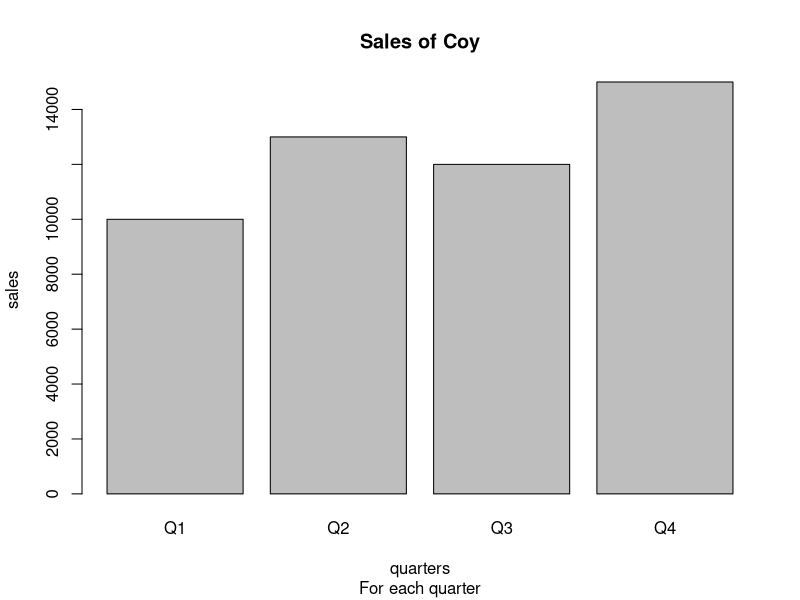

Generate this figure with R:
#Q1

qtr <- c('Q1','Q2','Q3','Q4') # quarters 
qtr
sales <- c(10000,13000,12000,15000)# sales
sales
df <- data.frame(qtr,sales, stringsAsFactors = F) # suitable data structure for the given data
df
#we will be using barplot for the given data
barplot(df$sales,names.arg=df$qtr,
        xlab='quarters',ylab='sales',main='Sales of Coy',sub='For each quarter')
df$qtr[df$sales>11000] # returns the quarters for which sales > 11000
df$sales[df$qtr=='Q3'] # returns the sales of quarter 3

#Q2

attendance <- factor(sample(c('A','P'), size=30, replace=T, prob = c(0.3,0.7))) #sample data is created
attendance
table(attendance)

#Q3

set.seed(1000)
data <- runif(50,30,100) # random data from uniform dist is created 
data
scores <- ceiling(matrix(data,nrow=10,byrow=T)) #data stored in matrix form
scores
colnames(scores) <- c(paste('P',1:5,sep='-'))
rownames(scores) <- c(paste('M',1:10,sep='-'))
scores
ceiling(colMeans(scores,1*5)) #Player-wise averages
ceiling(rowMeans(scores,1*10)) #Match-wise averages


#Q4

guests <- c('Achal','Apoorva','Lalit','Goldie') #'guests' vector
course <- c('BSc','LLB','MSc') #'course' vector
school <- c('Animation','Law','Data Science') #'school' vector
nos <- c(50,20,24) #'nos' vector
male <- c(25,10,12) #'male' vector
female <- c(25,10,12) #'female' vector
hosts <- data.frame(course,school,nos,male,female) #'nos', 'male', 'female' fused to 'hosts' dataframe
guests;hosts
amts <- c(100,300,400,500,230,500,200,150,400,700) #'amts' vector
bills <- matrix(amts,nrow=2,byrow=T) #'bills' matrix
rownames(bills) <- c('Food','Decorations')
colnames(bills) <- c(paste('B',1:5,sep='-'))
bills #matrix modified with lables 'Food', 'Decorations' and bill nos.
freshers <- list(guests=guests,hosts=hosts,bills=bills) #'freshers' list is created
freshers
rowSums(freshers$bills,1:2) #sum of 'Food' and 'Decorations'
males_among_hosts <- freshers$hosts$male
males_among_hosts #no. of males in each school/course
females_among_hosts <- freshers$hosts$female
females_among_hosts #no. of females in each schol/course
no_of_guests <- length(freshers$guests)
no_of_guests #no. of guests

#Q5

School <- c('DS', 'Law')
Courses <- c('Graduate', 'PG', 'Diploma')
Student <- c('S1','S2','S3','S4','S5')
set.seed(1234)
Scholarship <- ceiling(runif(30,1000,2000))
scharray <- array(Scholarship,c(5,3,2),list(Student,Courses,School))
scharray
str(scharray)
#Student 5th student of ds-pg course"
scharray[5,2,1]
#Student 1st sudent of law-dip course
scharray[1,3,2] 
#Average of all scholarship of students
#: School vs Course
ceiling(apply(scharray,c(2,3),mean))
#studentwise sum
apply(scharray,c(1),sum)
#Average of Student vs Courses
ceiling(apply(scharray,c(1,2),mean))
#coursewise sum
apply(scharray,c(2),sum)
#schoolwise sum
apply(scharray,c(3),sum)

#Q6

Students <- c('S1', 'S2', 'S3', 'S4', 'S5') #'Students' vector
Gender <- c('M', 'F', 'M', 'M', 'F') #'Gender' vector
Age <- c(23, 22, 21, 25, 22) #'Age' vector
City <- c('Delhi', 'Noida', 'Lucknow', 'Delhi', 'Noida') #'City' vector
Cat <- c('Gen', 'OBC', 'Gen', 'SCST', 'Gen') #'Cat' vector
Students;Gender;Age;City;Cat
stinfo <- data.frame(Students,Gender,Age,City,Cat) #data frame is created
stinfo
table(stinfo$Cat) #No. of students category-wise
table(stinfo$Gender) #No. of students gender-wise
stinfo$Students <- factor(
  c('Student1','Student2','Student3','Student4','Student5'))
stinfo #'Students'column changed